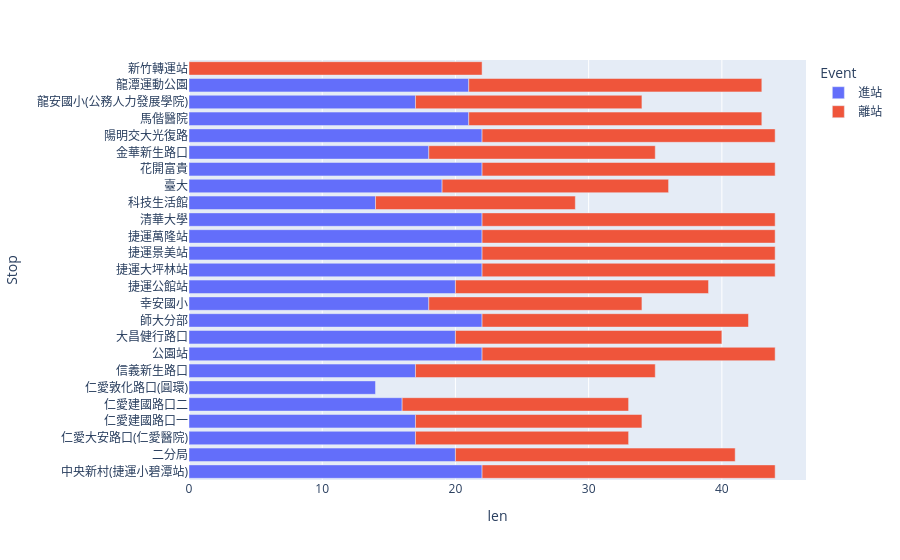

Write notebook code for a chart like this one.
### Markdown cell above
##  Explore `Event`

### Code cell
fig = px.bar(
    df.filter(pl.col("Direction") == "返程")
    .group_by(["Stop", "Event"])
    .len()
    .sort(["Stop", "Event"]),
    y="Stop",
    x="len",
    color="Event",
)
fig.show()
# fig.show(renderer = "browser") to see in details

### Figure 1 — Plotly figure (JSON) as saved in the notebook; plotly's stock layout.template omitted (floating-point values rounded to 4 significant figures)
{"data": [{"hovertemplate": "Event=進站<br>len=%{x}<br>Stop=%{y}<extra></extra>", "legendgroup": "進站", "marker": {"color": "#636efa", "pattern": {"shape": ""}}, "name": "進站", "orientation": "h", "showlegend": true, "textposition": "auto", "type": "bar", "x": [22, 20, 17, 17, 16, 14, 17, 22, 20, 22, 18, 20, 22, 22, 22, 22, 14, 19, 22, 18, 22, 21, 17, 21], "xaxis": "x", "y": ["中央新村(捷運小碧潭站)", "二分局", "仁愛大安路口(仁愛醫院)", "仁愛建國路口一", "仁愛建國路口二", "仁愛敦化路口(圓環)", "信義新生路口", "公園站", "大昌健行路口", "師大分部", "幸安國小", "捷運公館站", "捷運大坪林站", "捷運景美站", "捷運萬隆站", "清華大學", "科技生活館", "臺大", "花開富貴", "金華新生路口", "陽明交大光復路", "馬偕醫院", "龍安國小(公務人力發展學院)", "龍潭運動公園"], "yaxis": "y"}, {"hovertemplate": "Event=離站<br>len=%{x}<br>Stop=%{y}<extra></extra>", "legendgroup": "離站", "marker": {"color": "#EF553B", "pattern": {"shape": ""}}, "name": "離站", "orientation": "h", "showlegend": true, "textposition": "auto", "type": "bar", "x": [22, 21, 16, 17, 17, 18, 22, 20, 20, 16, 19, 22, 22, 22, 22, 22, 15, 17, 22, 17, 22, 22, 17, 22], "xaxis": "x", "y": ["中央新村(捷運小碧潭站)", "二分局", "仁愛大安路口(仁愛醫院)", "仁愛建國路口一", "仁愛建國路口二", "信義新生路口", "公園站", "大昌健行路口", "師大分部", "幸安國小", "捷運公館站", "捷運大坪林站", "捷運景美站", "捷運萬隆站", "新竹轉運站", "清華大學", "科技生活館", "臺大", "花開富貴", "金華新生路口", "陽明交大光復路", "馬偕醫院", "龍安國小(公務人力發展學院)", "龍潭運動公園"], "yaxis": "y"}], "layout": {"barmode": "relative", "legend": {"title": {"text": "Event"}, "tracegroupgap": 0}, "margin": {"t": 60}, "xaxis": {"anchor": "y", "domain": [0, 1], "title": {"text": "len"}}, "yaxis": {"anchor": "x", "domain": [0, 1], "title": {"text": "Stop"}}}}
